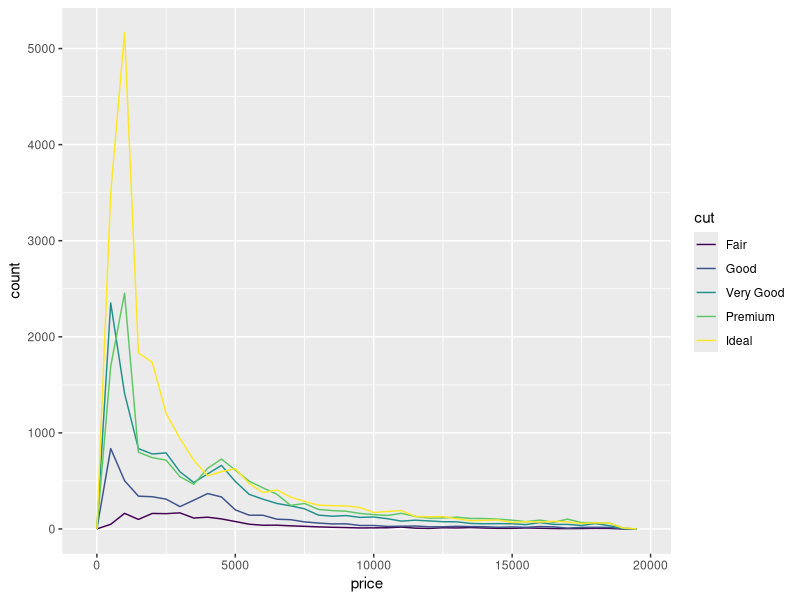
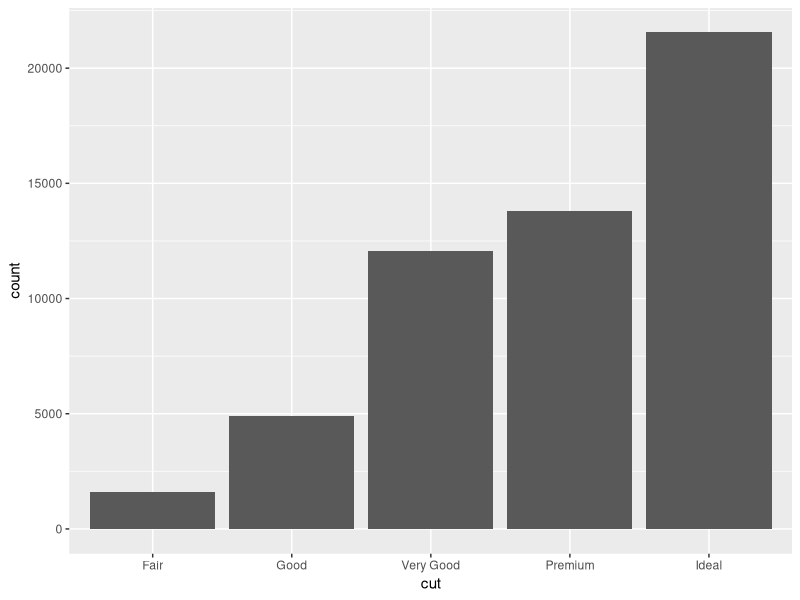
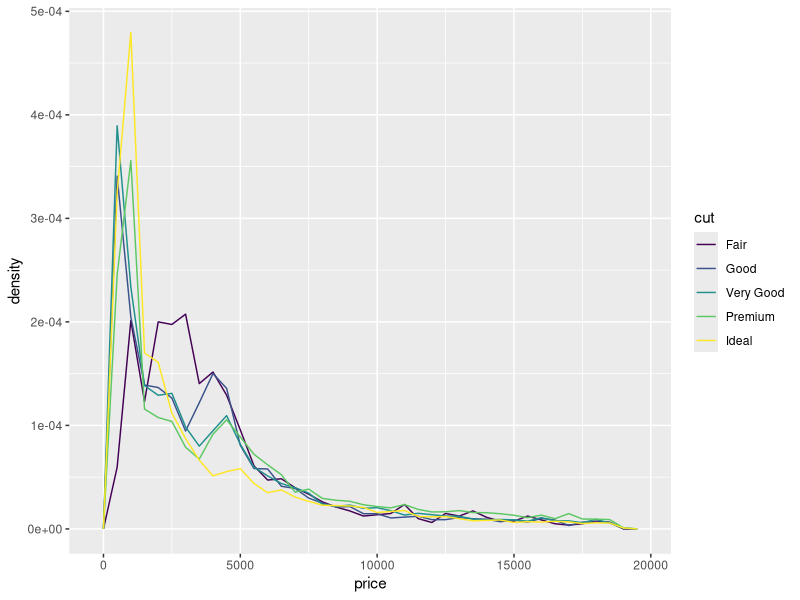
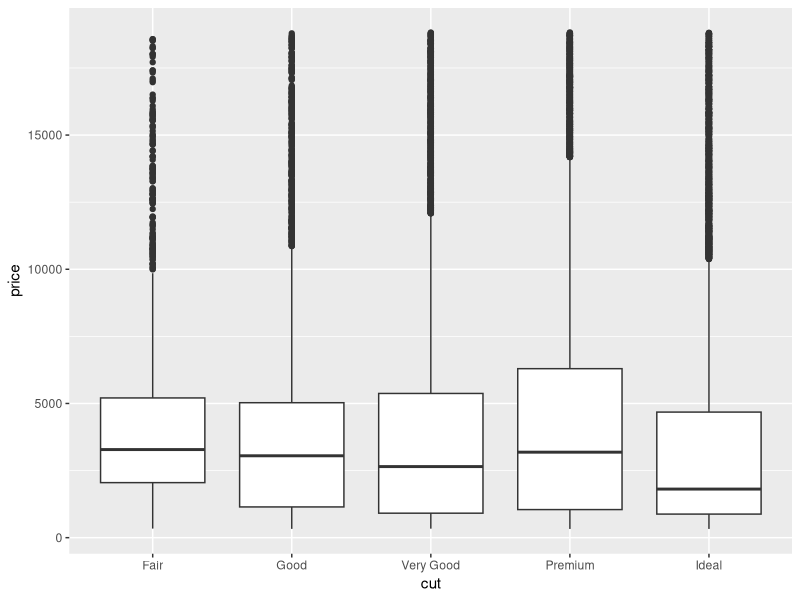
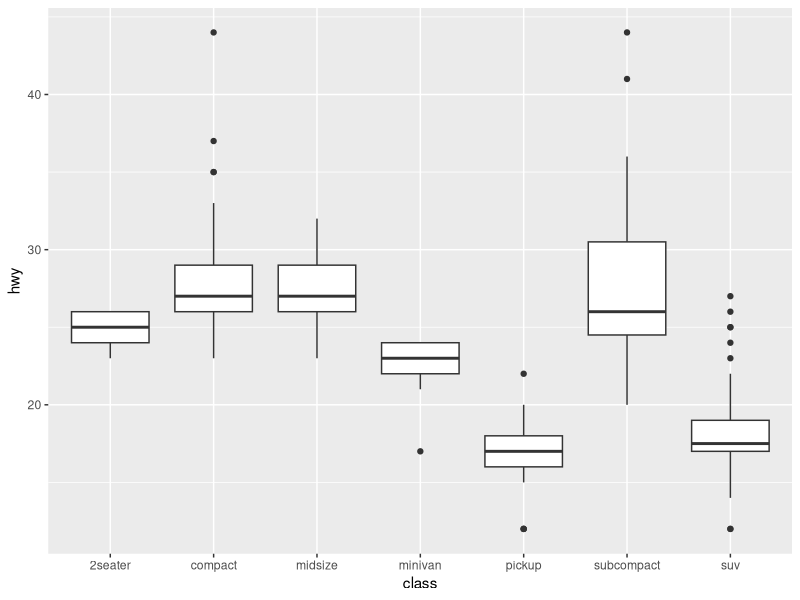
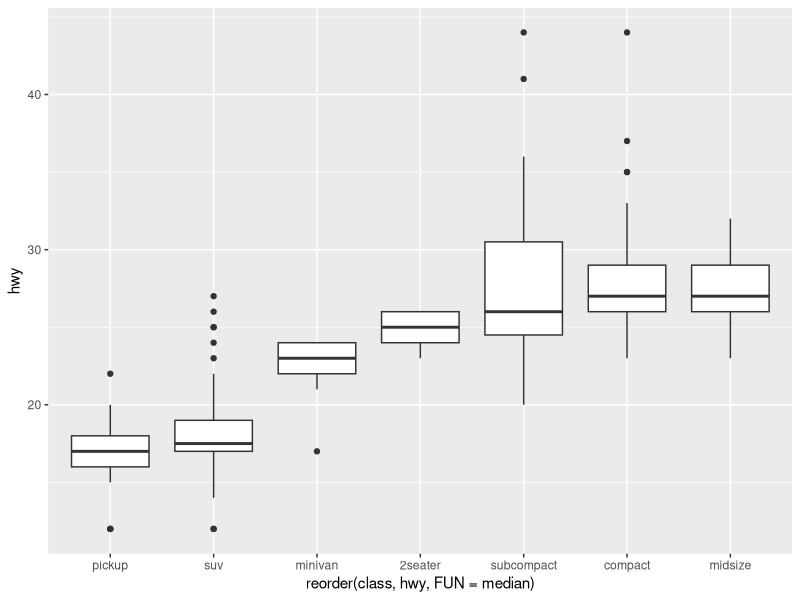
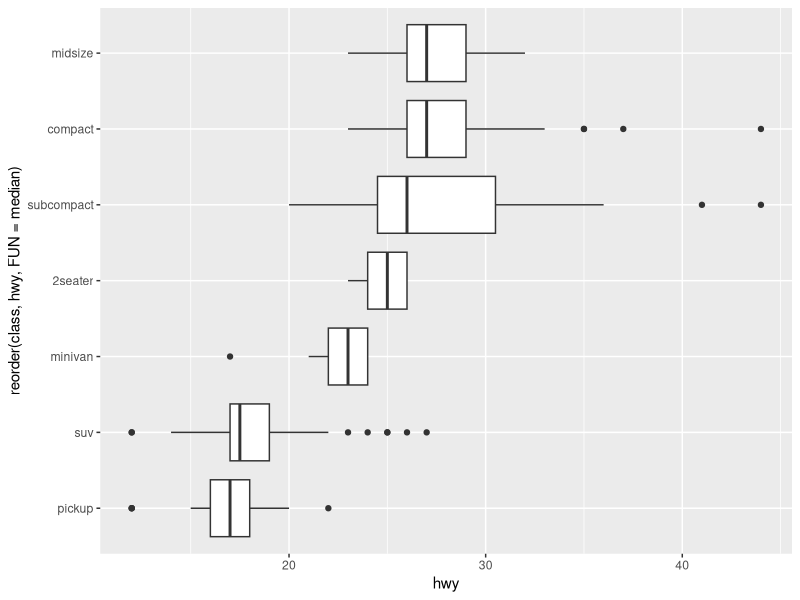
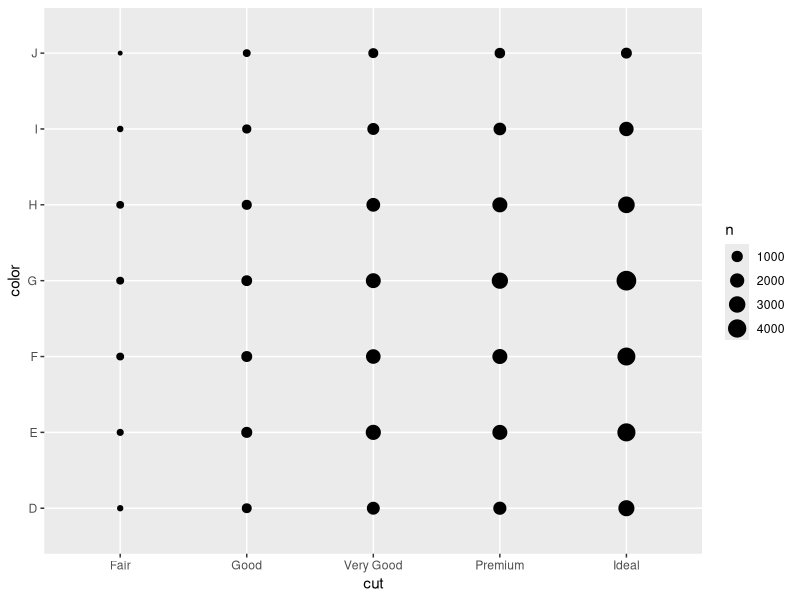

Reproduce these figures in R, in order.
## ---- chunk 1
library(tidyverse)
## ---- chunk 2
ggplot(data = diamonds, mapping = aes(x = price)) +
  geom_freqpoly(mapping = aes(color = cut), binwidth = 500)
## ---- chunk 3
ggplot(diamonds) + 
  geom_bar(mapping = aes(x = cut))
## ---- chunk 4
ggplot(
  data = diamonds,
  mapping = aes(x = price, y = after_stat(density))
) + 
  geom_freqpoly(mapping = aes(color = cut), binwidth = 500)
## ---- chunk 5
ggplot(data = diamonds, mapping = aes(x = cut, y = price)) +
  geom_boxplot()
## ---- chunk 6
ggplot(data = mpg, mapping = aes(x = class, y = hwy)) +
  geom_boxplot()
## ---- chunk 7
ggplot(data = mpg) +
  geom_boxplot(
    mapping = aes(
      x = reorder(class, hwy, FUN = median),
      y = hwy
    )
  )
## ---- chunk 8
ggplot(data = mpg) + 
  geom_boxplot(
    mapping = aes(
      x = reorder(class, hwy, FUN = median),
      y = hwy
    )
  ) + 
  coord_flip()
## ---- chunk 9
ggplot(data = diamonds) + 
  geom_count(mapping = aes(x = cut, y = color))
## ---- chunk 10
diamonds %>%
  count(color, cut)
## ---- chunk 11
diamonds %>%
  count(color, cut) %>% 
  ggplot(mapping = aes(x = color, y = cut)) + 
  geom_tile(mapping = aes(fill = n))
## ---- chunk 12
ggplot(data = diamonds) + 
  geom_point(mapping = aes(x = carat, y =price))
## ---- chunk 13
ggplot(data = diamonds) +
  geom_point(
    mapping = aes(x = carat, y = price),
    alpha = 1 / 100
  )
## ---- chunk 14
ggplot(data = diamonds) + 
  geom_bin2d(mapping = aes(x = carat, y = price))
## ---- chunk 15
#install.packages("hexbin")
ggplot(data = diamonds) +
  geom_hex(mapping = aes(x = carat, y = price))

## ---- chunk 16
ggplot(data = diamonds, mapping = aes(x = carat, y = price)) + 
  geom_boxplot(mapping = aes(group = cut_width(carat, 0.1)))
## ---- chunk 17
ggplot(data = diamonds, mapping = aes(x = carat, y = price)) +
  geom_boxplot(mapping = aes(group = cut_number(carat, 20)))
